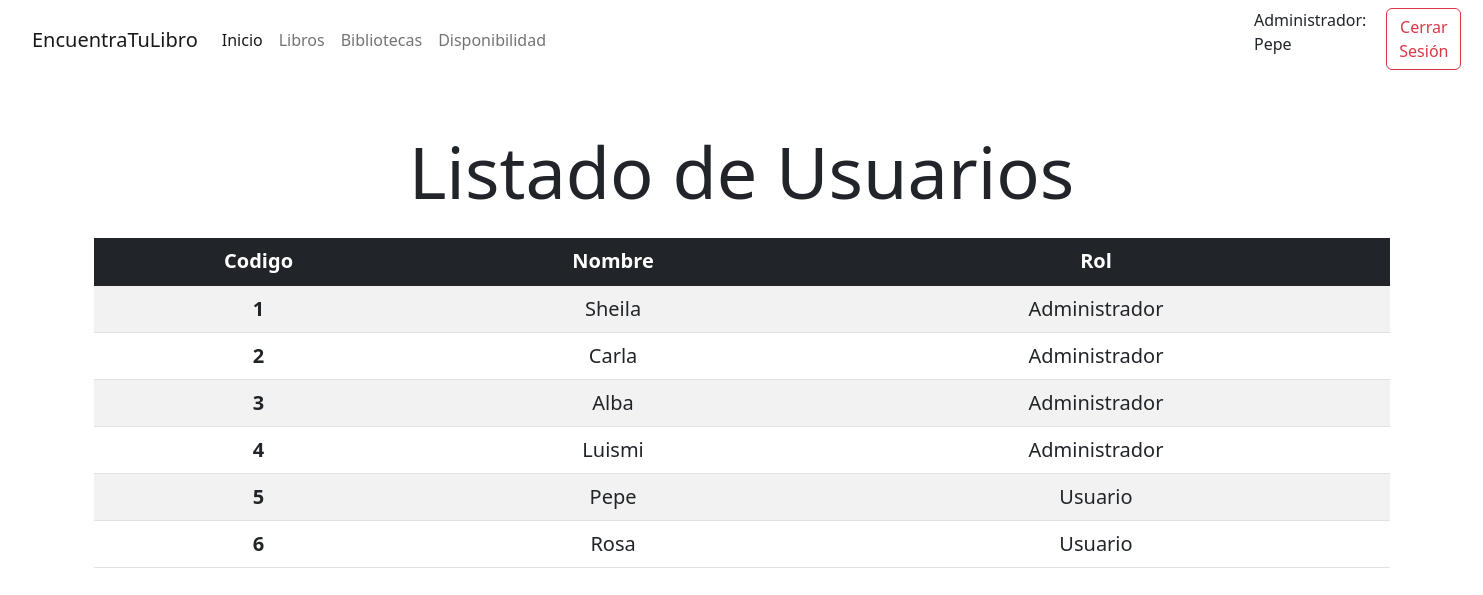
The app's page /pages/admin.php (signed in) with its own data.
### tables this page shows
CREATE TABLE `usuarios` (
  `Id` int(11) NOT NULL,
  `Nombre` varchar(100) NOT NULL,
  `Contraseña` varchar(200) NOT NULL,
  `Rol` int(1) NOT NULL
);

### scripts/conexionBD.php (the view, shortened to what this page needs)
<?php
function getAllUsers($cadenaConexion) {
    $bd = new PDO($cadenaConexion, 'root', '');
    $ini = $bd->prepare('SELECT * FROM USUARIOS');
    $ini->execute();
    $users = $ini->fetchAll(PDO::FETCH_ASSOC);
    foreach ($users as $user) {
        echo '<tr class="fs-5">'
        . '<th scope="row">' . $user['Id'] . '</th>'
        . '<td>' . $user['Nombre'] . '</td>';
        if ($user['Rol'] == 1) {
            echo '<td> Administrador </td>';
        } else {
            echo '<td> Usuario </td>';
        }
        echo '</tr>';
    }
}
?>

### records on screen
usuarios: Id "1", Nombre "Sheila", Rol "Administrador"
usuarios: Id "2", Nombre "Carla", Rol "Administrador"
usuarios: Id "3", Nombre "Alba", Rol "Administrador"
usuarios: Id "4", Nombre "Luismi", Rol "Administrador"
usuarios: Id "5", Nombre "Pepe", Rol "Usuario"
usuarios: Id "6", Nombre "Rosa", Rol "Usuario"

### other values on screen
$_SESSION['user'] "Pepe"
